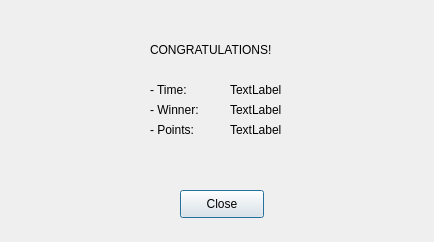
<?xml version="1.0" encoding="UTF-8"?>
<ui version="4.0">
 <class>Result</class>
 <widget class="QDialog" name="Result">
  <property name="geometry">
   <rect>
    <x>0</x>
    <y>0</y>
    <width>434</width>
    <height>242</height>
   </rect>
  </property>
  <property name="windowTitle">
   <string>Dialog</string>
  </property>
  <widget class="QPushButton" name="closePushButton">
   <property name="geometry">
    <rect>
     <x>180</x>
     <y>190</y>
     <width>84</width>
     <height>28</height>
    </rect>
   </property>
   <property name="text">
    <string>Close</string>
   </property>
  </widget>
  <widget class="QLabel" name="label">
   <property name="geometry">
    <rect>
     <x>150</x>
     <y>40</y>
     <width>141</width>
     <height>20</height>
    </rect>
   </property>
   <property name="text">
    <string>CONGRATULATIONS!</string>
   </property>
  </widget>
  <widget class="QLabel" name="label_2">
   <property name="geometry">
    <rect>
     <x>150</x>
     <y>80</y>
     <width>71</width>
     <height>20</height>
    </rect>
   </property>
   <property name="text">
    <string>- Time:</string>
   </property>
  </widget>
  <widget class="QLabel" name="label_3">
   <property name="geometry">
    <rect>
     <x>150</x>
     <y>100</y>
     <width>71</width>
     <height>20</height>
    </rect>
   </property>
   <property name="text">
    <string>- Winner:</string>
   </property>
  </widget>
  <widget class="QLabel" name="label_4">
   <property name="geometry">
    <rect>
     <x>150</x>
     <y>120</y>
     <width>71</width>
     <height>20</height>
    </rect>
   </property>
   <property name="text">
    <string>- Points:</string>
   </property>
  </widget>
  <widget class="QLabel" name="timeLabel">
   <property name="geometry">
    <rect>
     <x>230</x>
     <y>80</y>
     <width>63</width>
     <height>20</height>
    </rect>
   </property>
   <property name="text">
    <string>TextLabel</string>
   </property>
  </widget>
  <widget class="QLabel" name="winnerLabel">
   <property name="geometry">
    <rect>
     <x>230</x>
     <y>100</y>
     <width>191</width>
     <height>20</height>
    </rect>
   </property>
   <property name="text">
    <string>TextLabel</string>
   </property>
  </widget>
  <widget class="QLabel" name="pointsLabel">
   <property name="geometry">
    <rect>
     <x>230</x>
     <y>120</y>
     <width>63</width>
     <height>20</height>
    </rect>
   </property>
   <property name="text">
    <string>TextLabel</string>
   </property>
  </widget>
 </widget>
 <resources/>
 <connections>
  <connection>
   <sender>closePushButton</sender>
   <signal>clicked()</signal>
   <receiver>Result</receiver>
   <slot>close()</slot>
   <hints>
    <hint type="sourcelabel">
     <x>214</x>
     <y>245</y>
    </hint>
    <hint type="destinationlabel">
     <x>323</x>
     <y>257</y>
    </hint>
   </hints>
  </connection>
 </connections>
</ui>
